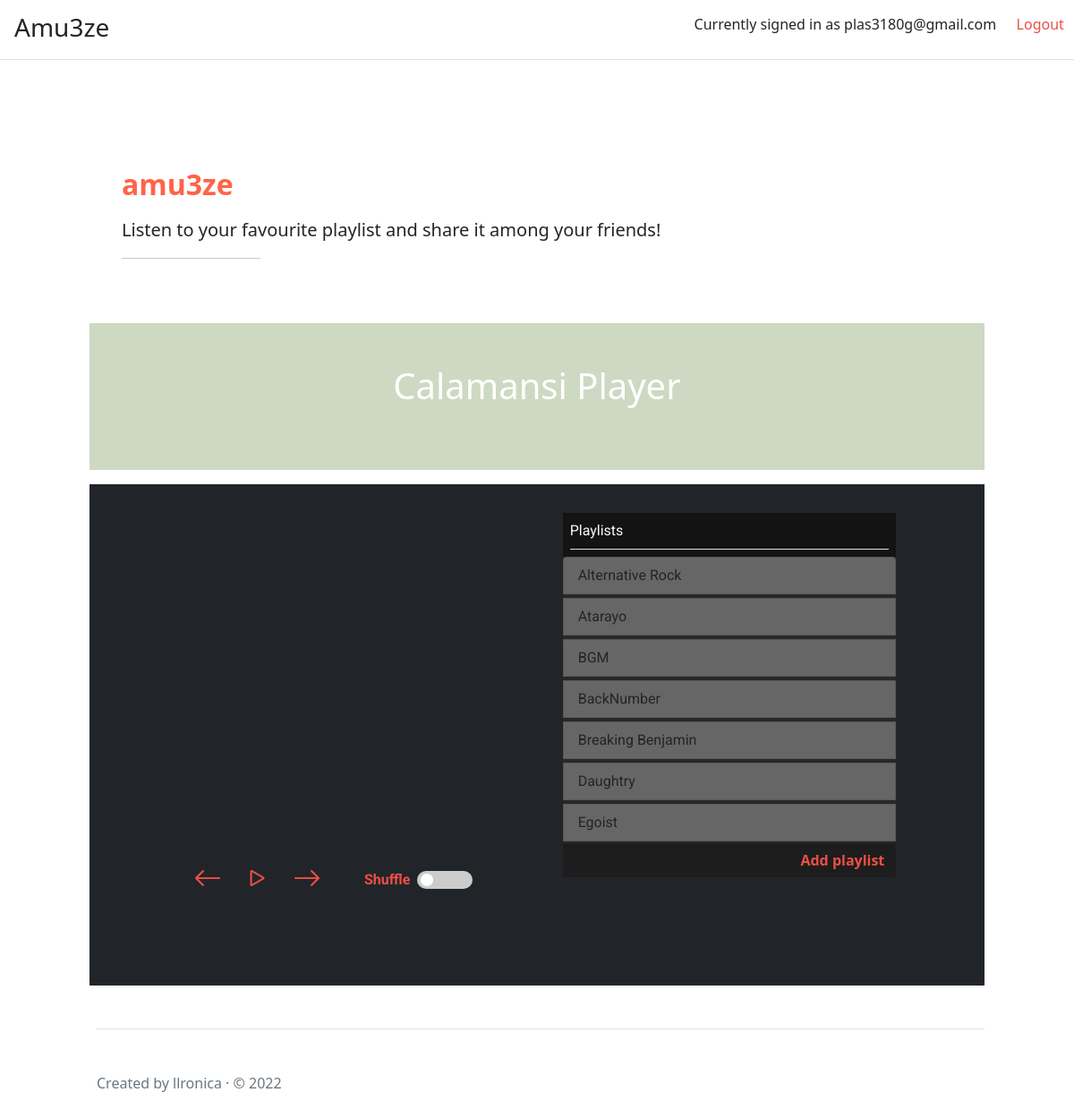
The app's page /amu3ze/ (signed in) with its own data.
### models.py (models this page shows, shortened)
class User(db.Model, UserMixin):
    __tablename__ = "user"
    id = db.Column(db.Integer, primary_key=True)
    email = db.Column(db.String(30), nullable=False, unique=True)
    password = db.Column(db.String(30), nullable=False)
    date = db.Column(db.DateTime, default=datetime.now)
    created = db.relationship('Playlist', backref="creator")
    like_table = db.relationship('LikesTable', back_populates='user', cascade='all, delete')

class Playlist(db.Model):
    __tablename__ = "playlist"
    id = db.Column(db.Integer, primary_key=True)
    url = db.Column(db.String(100), nullable=False, unique=True)
    name = db.Column(db.String(30), nullable=False, unique=True)
    date = db.Column(db.DateTime, default=datetime.now)
    user = db.Column(db.Integer, db.ForeignKey("user.id"), nullable=False)
    like_table = db.relationship('LikesTable', back_populates='playlist', cascade='all, delete')

### views.py (the view)
@views.route('/')
def index():
    s= session.get('source')
    print(f'request get s: {s}')
    if not s:
        s = parse_audio('Recommend')
    playlists = Playlist.query.order_by(Playlist.name.asc())
    if playlists:
        likes = {}
        for p in playlists:
            likes[p.id] = get_likes(p.id)
        return render_template('amu3ze/index.html', source=s, playlists=playlists, likes=likes)
    return render_template('amu3ze/index.html', source=s)

### app.py (called while the page is built)
    @login_manager.user_loader
    def load_user(user_id):
        return User.query.get(int(user_id))

### static/audio/audio_parser.py (called while the page is built)
def parse_audio(folder_name):
    dir = f'static/audio/songs/{folder_name}'
    source = []
    if os.path.exists(dir):
        for files in os.listdir(dir):
            file_dir = f'{dir}/{files}'
            file, extension = os.path.splitext(file_dir)
            if extension == ".mp3" or extension == ".flac":
                source.append(file_dir)
    else:
        print('Error: folder doesn\'t exists')
        return False
    print(f'parsed source: {source}')
    return source

### views.py (called while the page is built)
def get_likes(pid):
    likes = LikesTable.query.filter_by(playlist_id=pid)
    if likes.all():
        return likes.count()
    else:
        return 0

### templates/amu3ze/index.html (shortened to what this page needs)
<!DOCTYPE html>
<html lang="en">
<head>
    <link href="https://cdn.jsdelivr.net/npm/bootstrap@5.1.3/dist/css/bootstrap.min.css" rel="stylesheet">
     <link rel="stylesheet" href="https://cdn.jsdelivr.net/npm/bootstrap-icons@1.8.3/font/bootstrap-icons.css">
     <link rel="stylesheet" href="{{ url_for('static', filename='audio/calamansi.min.css') }}" />
     <link rel="stylesheet" href="{{url_for('static', filename="styles.css")}}">
     <link rel="stylesheet" href="{{url_for('static', filename="switch.css")}}">
</head>
<body>
    <header class="d-flex mb-lg-5 mb-3 mt-1 align-items-center border-bottom">
        <h3 class="ms-3">
            Amu3ze
        </h3>
        <ul class="ms-auto">
            <div class="d-flex align-items-end" >
                {% if current_user.is_authenticated %}
                <li class="m-nav-item"><span>Currently signed in as {{current_user.email}}</span></li>
                <li class="m-nav-item"><a href={{url_for('auth_view.logout')}} class="">Logout</a></li>
                {% else %}
                <li class="m-nav-item"><a href={{url_for('auth_view.login')}} class="">Login</a></li>
                <li class="m-nav-item"><a href={{url_for('auth_view.sign_up')}} class="">Sign Up</a></li>
                {% endif %}
            </div>
        </ul>
    </header>
    <div class="col-lg-10 mx-auto py-lg-5 bg-white" style=" max-width: 1024px">
        {% block content %}
        <div class="section p-4">
            <div class="container-fluid">
                 <h2 class="fw-bold mb-3" style="color:tomato">
                    amu3ze
                </h2>
                <p class="lead col-lg-8">
                    Listen to your favourite playlist and share it among your friends!
                </p>
                <hr class="col-3 col-lg-2 mb-5">
            </div>
        </div>
        <div class="section p-lg-4 p-1 mb-3 text-light" id="sec2">
            <div class="container-fluid row px-0 mx-0">
                <div class="d-flex mb-3 justify-content-center align-item-center h-100 w-100">
                    <a type="button" class="fs-1" id="c-p">Calamansi Player</a>
                </div>
            </div>
        </div>
        <div class="section p-lg-4 p-1 mb-3 bg-dark text-light">
            <div class="container-fluid row px-0 mx-0">
                <div class="col-lg-5 mb-4 me-lg-5">
                    <div class="d-lg-block d-flex justify-content-center">
                        <div style="min-width: 33vw; height: 49vh ">
                            <div id="iframe_p" style="width:100%; height:100%;"></div>
                            <div class="d-flex mb-2 option-shuffle" style="max-width: 26rem; width: 100%;">
                                <ul class="player-option d-flex mx-5  mb-1" style="justify-content: space-between; height:100%; width:90%;">
                                    <li ><a class="prev-btn" id="prev-btn"><i class="bi bi-arrow-left"></i></a></li>
                                    <li ><a class="play-btn" id="play-btn"><i class="bi bi-play"></i></a></li>
                                    <li ><a class="next-btn" id="next-btn"><i class="bi bi-arrow-right"></i></a></li>
                                </ul>
                                <label class="ms-auto mx-2  align-self-center shuffle-label"for="Shuffle">Shuffle</label>
                                <label class="switch me-1 align-self-center " data-bs-toggle="tooltip" data-bs-placement="left" title="Enables Shuffle *Applies from next video">
                                    <span class="slider round"></span>
                                </label>
                            </div>
                        </div>
                    </div>
                </div>
                <div class="col-lg-5 mb-4 ms-lg-5 mt-5 mt-lg-0" >
                    <div class = "d-lg-block d-flex text-light flex-column mx-auto" style="max-width: 26rem; max-height: 30rem; width: 100%; height: 60vh;">
                            <div class="d-block" class="my-playlist border-pill " id="my-playlist" style="">
                                <div class="list-title m-2 border-bottom py-2 ">Playlists</div>
                                <div class="my-playlist-main mt-2">
                                    <ul class="list-group" id="pl-l-group">
                                        {% if playlists %}
                                        {% for pl in playlists %}
                                        <button type="button" data-url = "{{pl.url}}" class="list-group-item list-group-item-action list-group-item-playlist mb-1">{{pl.name}}</button>
                                        {% endfor %}
                                        {% endif %}
                                    </ul>
                                </div>
                            </div>
                            <div class="plist-menu d-flex w-100">
                                {% if current_user.is_authenticated %}
                                <div class="btn btn-primary-sm ms-auto addPlbtn" id="addPlbtn" type="button" data-bs-toggle="modal" data-bs-target="#plModal">Add playlist</div>
                                {% else %}
                                <div class="btn btn-primary-sm ms-auto disabled addPlbtn" id="addPlbtn" type="button" data-bs-toggle="" data-bs-target="">Add playlist</div>
                                {% endif %}
                            </div>
                    </div>
                </div>
            </div>
        </div>
        {% endblock %}
        <footer class="pt-5 my-5 ms-2 text-muted border-top">
            Created by llronica &middot; &copy; 2022
        </footer>
    </div>
</body>
</html>

### static/styles.css (style rules this page uses)
#sec2 { background: #cdd9c2; }
#c-p { text-decoration: none; color:white; margin-top: 1rem; }
#my-playlist { background-color: #131313; opacity: 50; font-family: 'Roboto', sans-serif; }
.my-playlist-main { background-color: #292727; overflow: hidden; }
.list-group-item { background-color: #666666; }
.plist-menu { background-color: #1d1d1d; }
.plist-menu .addPlbtn { color: #ed4f46; font-weight:bold; }
.m-nav-item { list-style: none; display: inline-block; margin: .5rem; padding: .2rem; }
.m-nav-item a { text-decoration: none; color:#ed4f46; }
.shuffle-label { font-family: 'Roboto', sans-serif; font-size: 1rem; color:#ed4f46; font-weight: bold; }
#pl-l-group { scroll-behavior: smooth; max-height: 40vh; overflow-y: auto; overflow-x: hidden; overscroll-behavior-y: contain; }
.player-option { display:inline-block; }
ul.player-option > li { display: inline-block; list-style: none; }
ul.player-option > li > a { font-size: 2rem; text-decoration: none; cursor: pointer; color:#ed4f46; }

### static/switch.css (style rules this page uses)
.switch { position: relative; display: inline-block; width: 140px; height: 20px; }
.slider { position: absolute; cursor: pointer; top: 0; left: 0; right: 0; bottom: 0; background-color: #ccc; -webkit-transition: .4s; transition: .4s; }
.slider:before { position: absolute; content: ""; height: 14px; width: 14px; left: 4px; bottom: 3px; background-color: white; -webkit-transition: .5s; transition: .5s; }
.slider.round { border-radius: 17px; }
.slider.round:before { border-radius: 50%; }

### records on screen
User: email "plas3180g@gmail.com"
Playlist: name "Alternative Rock"
Playlist: name "Atarayo"
Playlist: name "BGM"
Playlist: name "BackNumber"
Playlist: name "Breaking Benjamin"
Playlist: name "Daughtry"
Playlist: name "Egoist"
